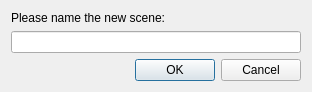
<ui version="4.0" >
 <class>SceneNameDlgUi</class>
 <widget class="QDialog" name="SceneNameDlgUi" >
  <property name="geometry" >
   <rect>
    <x>0</x>
    <y>0</y>
    <width>312</width>
    <height>92</height>
   </rect>
  </property>
  <property name="windowTitle" >
   <string>New Scene</string>
  </property>
  <property name="windowIcon" >
   <iconset resource="ambience.qrc" >:/images/genesis_zoom_ico.png</iconset>
  </property>
  <property name="modal" >
   <bool>true</bool>
  </property>
  <layout class="QGridLayout" >
   <item row="0" column="0" >
    <widget class="QLabel" name="label" >
     <property name="text" >
      <string>Please name the new scene:</string>
     </property>
    </widget>
   </item>
   <item row="1" column="0" >
    <widget class="QLineEdit" name="m_sceneNameEdit" />
   </item>
   <item row="2" column="0" >
    <widget class="QDialogButtonBox" name="buttonBox" >
     <property name="orientation" >
      <enum>Qt::Horizontal</enum>
     </property>
     <property name="standardButtons" >
      <set>QDialogButtonBox::Cancel|QDialogButtonBox::NoButton|QDialogButtonBox::Ok</set>
     </property>
    </widget>
   </item>
  </layout>
 </widget>
 <resources>
  <include location="ambience.qrc" />
 </resources>
 <connections>
  <connection>
   <sender>buttonBox</sender>
   <signal>accepted()</signal>
   <receiver>SceneNameDlgUi</receiver>
   <slot>accept()</slot>
   <hints>
    <hint type="sourcelabel" >
     <x>248</x>
     <y>254</y>
    </hint>
    <hint type="destinationlabel" >
     <x>157</x>
     <y>274</y>
    </hint>
   </hints>
  </connection>
  <connection>
   <sender>buttonBox</sender>
   <signal>rejected()</signal>
   <receiver>SceneNameDlgUi</receiver>
   <slot>reject()</slot>
   <hints>
    <hint type="sourcelabel" >
     <x>316</x>
     <y>260</y>
    </hint>
    <hint type="destinationlabel" >
     <x>286</x>
     <y>274</y>
    </hint>
   </hints>
  </connection>
 </connections>
</ui>
